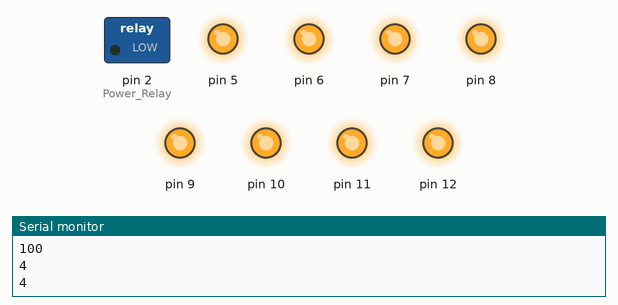
Simulated run of this sketch. Board: Arduino Uno, built with avr-gcc and run on an emulated ATmega328P. Shown: switched loads named in the sketch (green lamp = pin HIGH), output pins drawn as LEDs (lit = HIGH), the last lines printed to the serial monitor.

Above: at 0.6 s.
At 3.35 s:
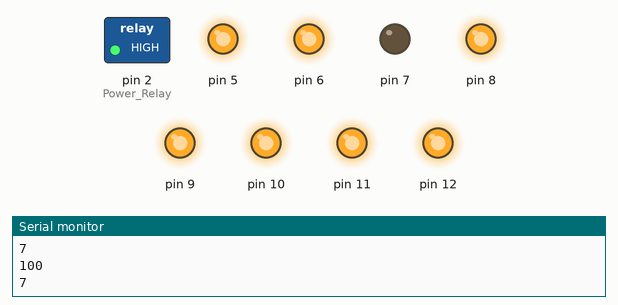
At 6.65 s:
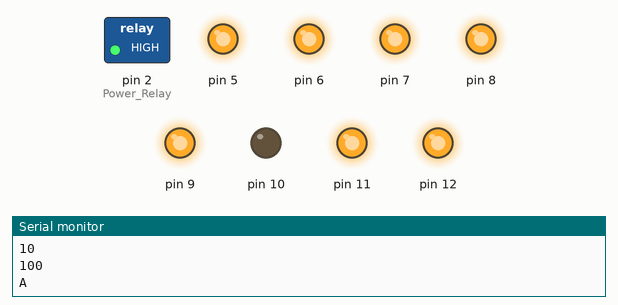
At 7.75 s:
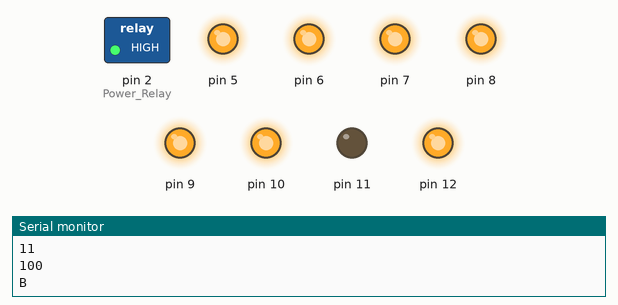
At 8.85 s:
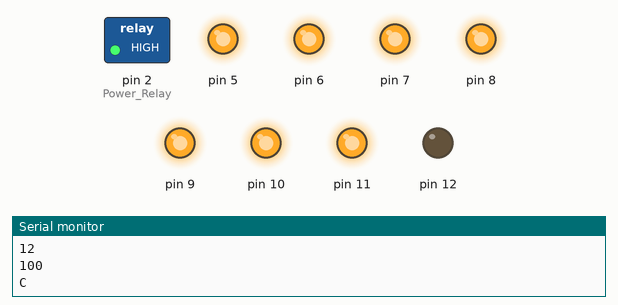
At 12.15 s:
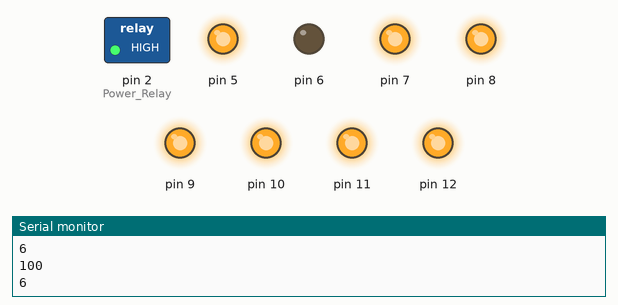
Timing chart, 0 to 12.9 s (numbered marks = the images above):
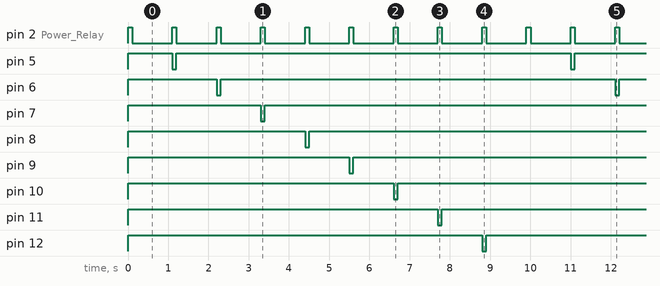

The sketch:

Test_Program.ino
```cpp
int pin = 9;
int t = 300;

// the setup function runs once when you press reset or power the board
void setup() {

  Serial.begin(9600);      // open the serial port at 9600 bps:

  // initialize digital pin LED_BUILTIN as an output.

  pinMode(2, OUTPUT);  // Power Relay

  pinMode(5, OUTPUT);
  pinMode(6, OUTPUT);
  pinMode(7, OUTPUT);
  pinMode(8, OUTPUT);
  pinMode(9, OUTPUT);
  pinMode(10, OUTPUT);
  pinMode(11, OUTPUT);
  pinMode(12, OUTPUT);

  digitalWrite(2, HIGH);    //Power Relay init

  for (int thisPin = 4; thisPin < 13; thisPin++) { //Sets all pins HIGH before the program starts
    digitalWrite(thisPin, HIGH);
  }
}

// the loop function runs over and over again forever
void loop() {


  for (int pin = 4; pin < 13; pin++) { //Sets all pins HIGH before the program starts
    digitalWrite(pin, LOW);

    digitalWrite(2, HIGH);    //Power Supply Relay enable

    t = 100;

    Serial.println(pin);
    Serial.println(t);

    digitalWrite(pin, LOW);   // turn the Relay on by setting the level LOW

    Serial.println(pin, "! ON");

    delay(t);                       // wait for the time it will be turned on (while it is activated)

    digitalWrite(pin, HIGH);    // turn the Relay off by making the voltage HIGH again

    Serial.println(pin, "! OFF");

    digitalWrite(2, LOW);    //Power Supply Relay disabled

      delay(1000);
  }
}
```

Measured:
- by itself, pin 2 (Power_Relay): alternates HIGH for 0.10 s and LOW for 1.0 s
- by itself, pin 5–12: alternates HIGH for 9.8 s and LOW for 0.10 s
- by itself, everything shown: repeats every 9.9 s, in 18 steps
